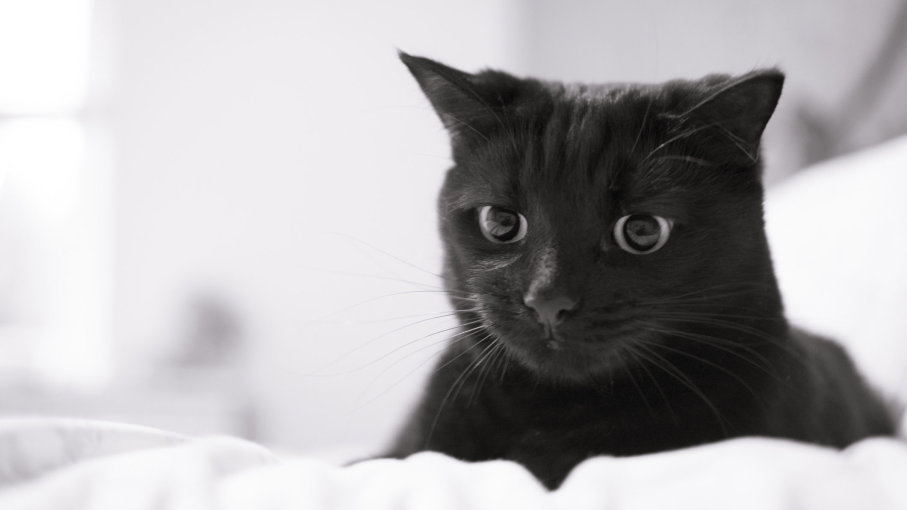
#> input picture Computer_Vision_Exercises_01/imgs/cat.jpg, 907 x 510 px
$ jupyter execute --allow-errors exercise1.ipynb   (shell and % lines are left out)   (older library calls are emulated)
#> lines starting #> are read from the running program, lines starting #| are printed output that depends on the picture
# Image Processing with Python

## Python

[cell 1]
# Print the string “Hello world!”
print("Hello world")

[cell 2]
# Run the following code and see the outputs
# Remove an item at a given index with list.pop(index)
a = [ 2, 3, 4, 5, 6, 7, 8 ]
print("a =", a)

item = a.pop(3)
print("After item = a.pop(3)")
print("   item =", item)
print("   a =", a)

item = a.pop(3)
print("After another item = a.pop(3)")
print("   item =", item)
print("   a =", a)

# Remove last item with list.pop()
item = a.pop()
print("After item = a.pop()")
print("   item =", item)
print("   a =", a)

# Remove an item at a given index (with list slices)

a = [ 2, 3, 5, 3, 7, 5, 11, 13 ]
print("a =", a)

b = a[:2] + a[3:]
print("After b = a[:2] + a[3:]")
print("   a =", a)
print("   b =", b)

[cell 3]
# Run the following code and see the outputs
# Looping over lists
a = [ 2, 3, 5, 7 ]
print("Here are the items in a:")
for item in a:
    print(item)

a = [ 2, 3, 5, 7 ]
print("Here are the items in a with their indexes:")
for index in range(len(a)):
    print("a[", index, "] =", a[index])

a = [ 2, 3, 5, 7 ]
print("Here are the items in a with their indexes:")
for index, num in enumerate(a):
    print("a[", index, "] =", num)

[cell 4]
# Run the following code and see the outputs
# Tuples (Immutable Lists)

t = (1, 2, 3)
print(type(t), len(t), t)

a = [1, 2, 3]
t = tuple(a)
print(type(t), len(t), t)

t = (1, 2, 3)
print(t[0])

#> (the rest of this cell did not finish here and is left out)

[cell 5]
# Run the following code and see the outputs
# List Comprehensions

a = [i for i in range(10)]
print(a)

a = [(i*100) for i in range(20) if i%5 == 0]
print(a)

a = [0 for i in range(5)]
print(a)

a = [[0 for i in range(5)] for i in range(5)]
print(a)

a = [[0 for i in range(2)] for i in range(3)]
print(a)

rows = 3
cols = 2
a = [ ([0] * cols) for row in range(rows) ]
print(a)

[cell 6]
# Run the following code and see the outputs
# Find its dimensions

a = [ [ 2, 3, 5] , [ 1, 4, 7 ] ]
rows = len(a)
cols = len(a[0])
print("rows =", rows)
print("cols =", cols)

[cell 7]
# Run the following code and see the outputs
# Loop over every element

a = [ [ 2, 3, 5] , [ 1, 4, 7 ] ]
rows = len(a)
cols = len(a[0])

for row in range(rows):
    for col in range(cols):
        a[row][col] += 1

print(a)

[cell 8]
# Run the following code and see the outputs
# Accessing a whole row
a = [ [ 1, 2, 3 ] , [ 4, 5, 6 ] ]
print(a[1])

[cell 9]
# Run the following code and see the outputs
# Accessing a whole column

a = [ [ 1, 2, 3 ] , [ 4, 5, 6 ] ]
colList = [ ]
for i in range(len(a)):
    colList += [ a[i][1] ]
print(colList)

[cell 10]
# Run the following code and see the outputs

import math

print(abs(-5))   # absolute value
print(max(2,3))  # return the max value
print(min(2,3))  # return the min value
print(pow(2,3))  # raise to the given power (pow(x,y) == x**y)
print(round(2.354, 1)) # round with the given number of digits

#integer division
print(" 5//3 =", ( 5//3))
print("-1//3 =", (-1//3))

#The remainder operator
print(" 6%3 =", ( 6%3))
print(" 5%3 =", ( 5%3))

# Exercises

1. Create a list of state names such as states = ['Minnesota','Texas','New York','Utah','Hawaii']. Add another entry 'California' to the end of the list. Then, print all the values of this list.

[cell 11]
states = ['Minnesota','Texas','New York','Utah','Hawaii']

states.append( 'California' )

for each_state in states:

    print( each_state )

2. Create a 2D list of size 3-by-3 with the following elements 1,2,3 | 4,5,6 | 6, 7,8

[cell 12]
my_matrix = []

element01 = [ 1, 2, 3 ]
element02 = [ 4, 5, 6 ]
element03 = [ 7, 2, 8 ]


my_matrix.append( element01 )
my_matrix.append( element02 )
my_matrix.append( element03 )

for x in my_matrix:

    print( x )

3. Look up documentation for 'join' method and join the content of the list ['Minneapolis','MN','USA'] and obtain the string 'Minneapolis, MN, USA'

[cell 13]
separator = ","

final_string = separator.join( ['Minneapolis','MN','USA'] )

print( final_string )

[cell 14]
# Define a function called hypotenuse(n) that given two sides of a rectangle it returns the length of the hypotenuse.
# Please use round with two decimal places.
import math

def hypotenuse( side1, side2 ):

    square_of_hypotenuse = side1**2 + side2**2

    hypotenuse = math.sqrt( square_of_hypotenuse )

    hypotenuse = round( hypotenuse, 2 )

    return hypotenuse

print( str( hypotenuse( 1, 1) ) )

[cell 15]
# Define a function solver(a, b, c) that returns the solution to the quadratic formula of the type: ax²+bx+c=0.
# Return the result in the form of a list: empty list if no solution exists in ℝ,
# a list with one or two elements if one or two solutions exist, respectively. If two solutions exist, order by magnitude.

def solver( a, b, c ):

    a = float( a )
    b = float( b )
    c = float( c )

    solutions = []

    under_sqrt = b**2 - 4 * a * c

    if under_sqrt < 0:

        return solutions

    elif under_sqrt == 0:

        return solutions.append( float( -b )/(2 * a) )

    else:

        sqrt_part = math.sqrt( under_sqrt )

        solutions.append( (float( -b ) + sqrt_part)/(2 * a))
        solutions.append( (float( -b ) - sqrt_part)/(2 * a))

        return solutions

print( str( solver( 2, -4, 3 ) ) )

[cell 16]
# Write a Python function first_item(atuple) that returns the first item of a tuple

def first_item( atuple ):

    return atuple[0]

[cell 17]
# Write a function count_until(tup) that, given a tuple tup, returns the number of elements in it before an element
# of the type tuple appears. If there isn’t a nested tuple, it should return -1.

def count_until( tup ):

#> called with tup = (1, 2, 3, (4, 5, 6))
    type_tuple = type( (1, 2, 3) )

    i = 0

    while type( tup[i] ) != type_tuple and tup[i] != None:

        i = i + 1


    if i == 0:

        return -1

    else:

        return i


print( count_until( (1,2,3,(4,5,6))) )

[cell 18]
# Given a string write a function called summary(text) that returns a list
# with the number of total words and the number of words that contain at least an "a" (upper or lower case).

def summary( text ):

    # INTIALIZE RESULTS LIST
    results = []

    # INITIALIZE COUNTERS
    number_of_total_words = 0
    number_of_words_with_a_or_A = 0

    # REMOVE NON LETTERS
    for each_char in text:

        if each_char < "A" or ( each_char > "Z" and each_char < "a" ) or each_char > "Z":

            each_char = " "

    words = text.split()

    # COUNT WORDS
    for each_word in words:

        number_of_total_words = number_of_total_words + 1

        if "a" in each_word or "A" in each_word:

            number_of_words_with_a_or_A = number_of_words_with_a_or_A + 1

    results.append( number_of_total_words )
    results.append( number_of_words_with_a_or_A )

    return results


summary("I'm not going near that fakakta thing. I'll catch a computer virus.")

[cell 19]
# Write a Python function rotate_list(l) that, given a list l of length >= 3, shifts its elements to the left 3 times,
# returning the new list. If an element is at the beginning, it should circle back to the end.
# inputs: [1,2,3,4,5,6] - output: [4,5,6,1,2,3]

def rotate_list( l ):

    nshifts = 3

    if len( l ) >= 3:

        for i in range( nshifts ):


            last_element = l.pop()
            l.insert( 0, last_element )

    return l

print( rotate_list( [1,2,3,4,5,6] ) )

[cell 20]
# Write a Python function fetch_middle(lists) that, given a list of lists, returns a new list containing the middle element
# from each list in the lists. If the list's length is even, consider the middle element to be the average between its
# two central elements
# inputs: [[1,2,3],[4,5,6],[7,8,9,10]] - output: [[2,5,8.5]]
# inputs: [[10,25,35,45],[100,-1,3,4],[-3,-5,-10,-20,-100]] - output: [[30.0,1.0,-10]]

def fetch_middle( lists ):

    results = []

    for each_list in lists:

        length_each_list = len( each_list )

        if ( length_each_list % 2 == 1 ):

            results.append( each_list[(length_each_list-1)//2])

        else:

            second_index_in_middle = length_each_list //2
            first_index_in_middle = second_index_in_middle - 1

            results.append( (each_list[first_index_in_middle] + each_list[second_index_in_middle])/2 )

    return results

print( fetch_middle(  [[1,2,3],[4,5,6],[7,8,9,10]]) )
print( fetch_middle(  [[10,25,35,45],[100,-1,3,4],[-3,-5,-10,-20,-100]]) )
lists = []
lists.append( [ 0,1,2 ] )
lists.append( [ 3,4,5,6] )
print( fetch_middle( lists ) )

# Numpy

A numpy module adds the ability to manipulate arrays and matrices
using a library of high-level mathematical functions. Numpy has functions and routines to perform linear algebra, random
sampling, polynomials, financial functions, set operations, etc. We will be using the matrix manipulation capabilities of numpy.

[cell 21]
# A numpy array is a grid of values, all of the same type, and is indexed by a tuple of nonnegative integers.
# The number of dimensions is the rank of the array; the shape of an array is a tuple of integers giving the size of
# the array along each dimension.

# Run the following code and see the result

import numpy as np

a = np.array([1, 2, 3])   # Create a rank 1 array
print(type(a))
print(a.shape)
print(a[0], a[1], a[2])
a[0] = 5                  # Change an element of the array
print(a)

b = np.array([[1,2,3],[4,5,6]])    # Create a rank 2 array
print(b.shape)
print(b[0, 0], b[0, 1], b[1, 0])

[cell 22]
# Numpy also provides many functions to create arrays:
# Run the following code and see the result

import numpy as np

a = np.zeros((2,2))   # Create an array of all zeros
print(a)

b = np.ones((1,2))    # Create an array of all ones
print(b)

c = np.full((2,2), 7)  # Create a constant array
print(c)

d = np.eye(2)         # Create a 2x2 identity matrix
print(d)

e = np.random.random((2,2))  # Create an array filled with random values
print(e)

[cell 23]
# Similar to Python lists, numpy arrays can be sliced.
# Run the following code and see the result

import numpy as np

# Create the following rank 2 array with shape (3, 4)
a = np.array([[1,2,3,4], [5,6,7,8], [9,10,11,12]])
print(a)
print(a[0,1])
print(a[0][1])

print()

# Use slicing to pull out the subarray consisting of the first 2 rows and columns 1 and 2
b = a[:2, 1:3]
print(b)

print()

# Two ways of accessing the data in the middle row of the array.
# Mixing integer indexing with slices yields an array of lower rank,
# while using only slices yields an array of the same rank as the
# original array
row_r1 = a[1, :]
row_r2 = a[1:2, :]
print(row_r1, row_r1.shape)
print(row_r2, row_r2.shape)

print()

col_r1 = a[:, 1]
col_r2 = a[:, 1:2]
print(col_r1, col_r1.shape)  # Prints "[ 2  6 10] (3,)"
print(col_r2, col_r2.shape)

print()

# A slice of an array is a view into the same data, so modifying it
# will modify the original array.
b[0,0] = 77
print(b)
print(a)

[cell 24]
# Integer array indexing: When you index into numpy arrays using slicing, the resulting array view will always be a
# subarray of the original array. In contrast, integer array indexing allows you to construct arbitrary arrays using
# the data from another array.

# Run the following code and see the result

import numpy as np

a = np.array([[1,2], [3, 4], [5, 6]])
print(a)
print()

# An example of integer array indexing.
# The returned array will have shape (3,) and
print(a[[0, 1, 2], [0, 1, 0]])
print()

# The above example of integer array indexing is equivalent to this:
print(np.array([a[0, 0], a[1, 1], a[2, 0]]))
print()

# When using integer array indexing, you can reuse the same
# element from the source array:
print(a[[0, 0], [1, 1]])
print()

# Equivalent to the previous integer array indexing example
print(np.array([a[0, 1], a[0, 1]]))

[cell 25]
# Boolean array indexing: Boolean array indexing lets you pick out arbitrary elements of an array.
# Frequently this type of indexing is used to select the elements of an array that satisfy some condition.

# Run the following code and see the result

import numpy as np

a = np.array([[1,2], [3, 4], [5, 6]])

# Find the elements of a that are bigger than 2;
bool_idx = (a > 2)
print(bool_idx)
print(a[bool_idx])

# We can do all of the above in a single concise statement:
print(a[a > 2])

[cell 26]
# Every numpy array is a grid of elements of the same type.
# Numpy provides a large set of numeric datatypes that you can use to construct arrays.

# Run the following code and see the result

import numpy as np

x = np.array([1, 2])   # Let numpy choose the datatype
print(x.dtype)

x = np.array([1.0, 2.0])   # Let numpy choose the datatype
print(x.dtype)

x = np.array([1, 2], dtype=np.int64)   # Force a particular datatype
print(x.dtype)

[cell 27]
# Basic mathematical functions operate elementwise on arrays
# Note that * is elementwise multiplication, not matrix multiplication.
# Run the following code and see the result

import numpy as np

x = np.array([[1,2],[3,4]], dtype=np.float64)
y = np.array([[5,6],[7,8]], dtype=np.float64)

# Elementwise sum
print(x + y)
print(np.add(x, y))
print()

# Elementwise difference
print(x - y)
print(np.subtract(x, y))
print()

# Elementwise product
print(x * y)
print(np.multiply(x, y))
print()

# Elementwise division
print(x / y)
print(np.divide(x, y))
print()

# Elementwise square root
print(np.sqrt(x))
print()

[cell 28]
# Matrix multiplication
# Run the following code and see the result

import numpy as np

x = np.array([[1,2],[3,4]])
y = np.array([[5,6],[7,8]])

v = np.array([9,10])
w = np.array([11, 12])

# Inner product of vectors;
print(v.dot(w))
print(np.dot(v, w))

# Matrix / vector product;
print(x.dot(v))
print(np.dot(x, v))

# Matrix / matrix product; both produce the rank 2 array
print(x.dot(y))
print(np.dot(x, y))

[cell 29]
# Numpy provides many useful functions for performing computations on arrays; one of the most useful is sum
# Run the following code and see the result

import numpy as np

x = np.array([[1,2],[3,4]])

print(np.sum(x))  # Compute sum of all elements;
print(np.sum(x, axis=0))  # Compute sum of each column;
print(np.sum(x, axis=1))  # Compute sum of each row;

[cell 30]
# Transpose a matrix
# Run the following code and see the result

import numpy as np

x = np.array([[1,2], [3,4]])
print(x)
print(x.T)

### Broadcasting

Broadcasting is a powerful mechanism that allows numpy to work with arrays of different shapes when performing arithmetic operations. Frequently we have a smaller array and a larger array, and we want to use the smaller array multiple times to perform some operation on the larger array.

Broadcasting two arrays together follows these rules:

    1. If the arrays do not have the same rank, prepend the shape of the lower rank array with 1s until both shapes have the same length.
    2. The two arrays are said to be compatible in a dimension if they have the same size in the dimension, or if one of the arrays has size 1 in that dimension.
    3. The arrays can be broadcast together if they are compatible in all dimensions.
    4. After broadcasting, each array behaves as if it had shape equal to the elementwise maximum of shapes of the two input arrays.
    5. In any dimension where one array had size 1 and the other array had size greater than 1, the first array behaves as if it were copied along that dimension

[cell 31]
# Run the following code and see the result

import numpy as np

# Compute outer product of vectors
v = np.array([1,2,3])
w = np.array([4,5])
# First reshape v to be a column vector of shape (3, 1); Then broadcast it against w to yield an output of shape (3, 2)
print(np.reshape(v, (3, 1)) * w)
print()

# Add a vector to each row of a matrix
x = np.array([[1,2,3], [4,5,6]])
print(x + v)
print()

# Add a vector to each column of a matrix
# First transpose x and then it can be broadcast against w to yield a result of shape (3, 2); transpose this result
print((x.T + w).T)
print()
# Or reshape w to be a column vector of shape (2, 1); and then broadcast it directly against x
print(x + np.reshape(w, (2, 1)))
print()

# Multiply a matrix by a constant
print(x * 2)

Use the help: https://docs.scipy.org/doc/numpy/reference/

# Exercises

1. Create a numpy array of size 5-by-5 containing all random values. Determine the transpose and inverse of this matrix.

[cell 32]
import numpy as np

orig_matrix = np.random.randint(2, size=(5, 5))
print( orig_matrix )

transposed_matrix = orig_matrix.T
print( transposed_matrix )

inversed_matrix = np.linalg.inv( orig_matrix )
print( inversed_matrix )


# https://docs.scipy.org/doc/numpy-1.15.1/reference/generated/numpy.random.randint.html

5. The following program illustrates the problem in
programming using for-loop. In this program, the value of $\pi$ is calculated
using the Gregory-Leibiniz method.

\begin{equation}
\pi = 4*\{ 1-\frac{1}{3} + \frac{1}{5} - \frac{1}{7} + \frac{1}{9} \}
\end{equation}

[cell 33]
loop_acumulator = 0.0
one_or_minus_one = 1

for i in range( 1, 100000 , 2):

    #print( (1/i) * one_or_minus_one )

    loop_acumulator += (1/i) * one_or_minus_one

    one_or_minus_one = -one_or_minus_one

pi = 4 * loop_acumulator

print( pi )

Instead of calculating the sum of the ratio of the numerator and denominator using a while-loop or for-loop, do a program using numpy's sum function. See the processing time differences.

[cell 34]
import time
from numpy import *

The first program took 5.693210 seconds while the second program
took 0.101271 seconds. Numpy manipulates mathematical matrices and vectors and hence
computes faster than a traditional for-loop that manipulate scalars. In numpy, there are two types of mathematical matrix classes: arrays and
matrices. The two classes have been designed for similar purposes but
arrays are more general-purpose n-dimensional while matrices facilitate
faster linear algebra calculations. Some of the differences between arrays
and matrices are listed below:

* Matrix objects have rank 2, while arrays have rank > 2.
* Matrix objects can be multiplied by using * operator while the same operator on an array performs element by element multiplication.
* Array is the default datatype on numpy.

# Scipy

Scipy is a library of programs and mathematical tools for scientific programming in Python. It uses numpy for its internal computation.
Scipy is an extensive library that allows programming different
mathematical applications such as Integration, Optimization, Fourier
Transforms, Signal Processing, Statistics, Multi-dimensional image processing,
etc.

## Image operations

SciPy provides some basic functions to work with images. For example, it has functions to read images from disk into numpy arrays, to write numpy arrays to disk as images, and to resize images.

[cell 35]
from scipy.misc import imread, imsave, imresize

import imageio
import skimage

# Read an JPEG image into a numpy array
img = imageio.imread('imgs/cat.jpg')
#> img is the input picture: shape (510, 907, 3); mean R, G, B 174.3, 172.8, 174.5
# Prints shape
print(img.dtype, img.shape)
#| uint8 (510, 907, 3)

# Scaling each of the color channels by a different scalar constant.
img_tinted = img * [1, 0.95, 0.9]
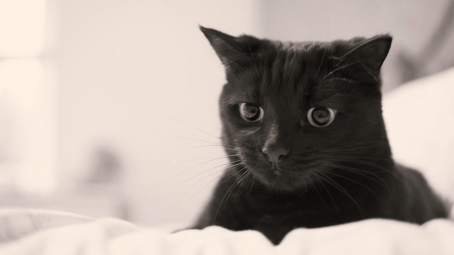
#> img_tinted: shape (510, 907, 3) float64 (shown at 1/2 size); mean R, G, B 174.3, 164.1, 157

# Resize the image
img_tinted = skimage.transform.resize(img_tinted, (300, 300))
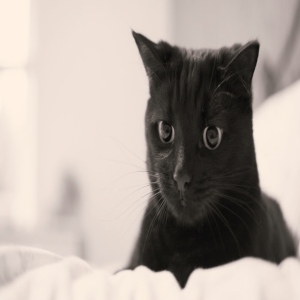
#> img_tinted: shape (300, 300, 3) float64; mean R, G, B 174.3, 164.1, 157

# Write the new image back to disk
#> (the rest of this cell did not finish here and is left out)

## Distance between points

SciPy defines some useful functions for computing distances between sets of points.

[cell 36]
import numpy as np
from scipy.spatial.distance import pdist, squareform

x = np.array([[0, 1], [1, 0], [2, 0]])
print(x)

# Compute the Euclidean distance between all rows of x.
d = squareform(pdist(x, 'euclidean'))
print(d)

See the help: https://docs.scipy.org/doc/scipy/reference/index.html

# Matplotlib

Matplotlib is a 2D or a 3D plotting library for Python. It is designed
to use numpy datatype. It can be used for generating plots inside a
Python program.

The most important function in matplotlib is plot, which allows you to plot 2D data. Here is a simple example:

[cell 37]
import matplotlib
import matplotlib.pyplot as plt
#%matplotlib inline  # This line of code is only needed in jupyter notebook in order to plot the graphics.
import numpy as np

# Compute the x and y coordinates for points on a sine curve
x = np.arange(0, 3 * np.pi, 0.1)
y = np.sin(x)

# Plot the points using matplotlib
plt.plot(x, y)
plt.show()  # You must call plt.show() to make graphics appear.
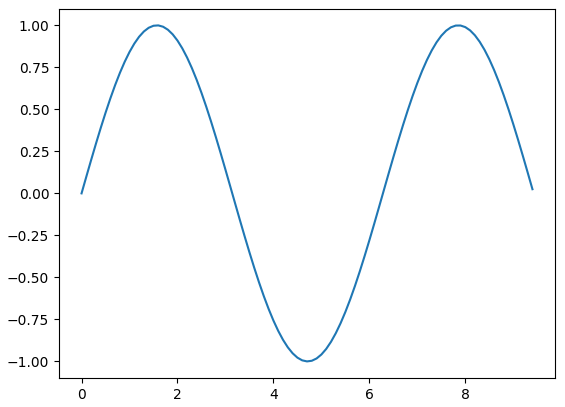
#> figure drawn by matplotlib, 1 panel; curve peaks at x = 1.6, y = 1

[cell 38]
# Run the following code and see the result

import numpy as np
import matplotlib.pyplot as plt

# Compute the x and y coordinates for points on sine and cosine curves
x = np.arange(0, 3 * np.pi, 0.1)
y_sin = np.sin(x)
y_cos = np.cos(x)

# Plot the points using matplotlib
plt.plot(x, y_sin)
plt.plot(x, y_cos)
plt.xlabel('x axis label')
plt.ylabel('y axis label')
plt.title('Sine and Cosine')
plt.legend(['Sine', 'Cosine'])
plt.show()
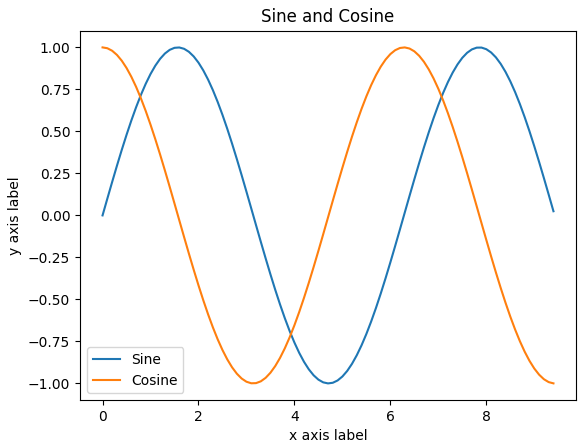
#> figure drawn by matplotlib, 1 panel; curve peaks at x = 1.6, y = 1; curve peaks at x = 0, y = 1

[cell 39]
# You can plot different things in the same figure using the subplot function.
# Run the following code and see the result

import numpy as np
import matplotlib.pyplot as plt

# Compute the x and y coordinates for points on sine and cosine curves
x = np.arange(0, 3 * np.pi, 0.1)
y_sin = np.sin(x)
y_cos = np.cos(x)

# Set up a subplot grid that has height 2 and width 1,
# and set the first such subplot as active.
plt.subplot(2, 1, 1)

# Make the first plot
plt.plot(x, y_sin)
plt.title('Sine')

# Set the second subplot as active, and make the second plot.
plt.subplot(2, 1, 2)
plt.plot(x, y_cos)
plt.title('Cosine')

# Show the figure.
plt.show()
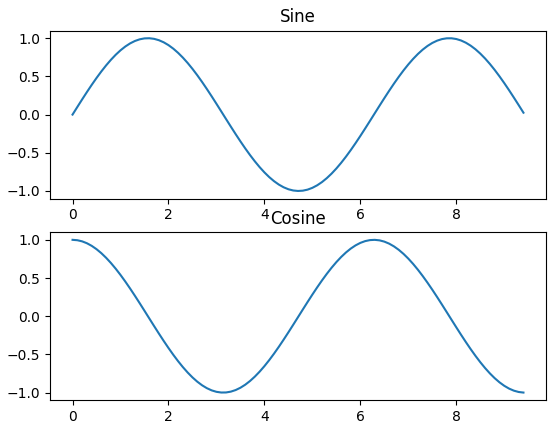
#> figure drawn by matplotlib, 2 panels; panel 1: curve peaks at x = 1.6, y = 1; panel 2: curve peaks at x = 0, y = 1

[cell 40]
# You can use the imshow function to show images.
# Run the following code and see the results

import numpy as np
from scipy.misc import imread, imresize
import matplotlib.pyplot as plt

img = imageio.imread('imgs/cat.jpg')
img_tinted = img * [1, 0.95, 0.9]

# Show the original image
plt.subplot(1, 2, 1)
plt.imshow(img)

# Show the tinted image
plt.subplot(1, 2, 2)

# A slight gotcha with imshow is that it might give strange results
# if presented with data that is not uint8. To work around this, we
# explicitly cast the image to uint8 before displaying it.
plt.imshow(np.uint8(img_tinted))
plt.show()
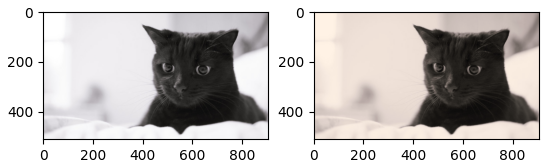
#> figure drawn by matplotlib, 2 panels
